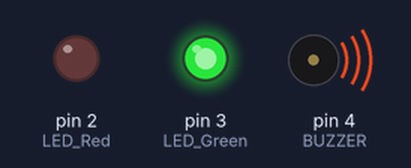
This sketch was run on a simulated Arduino Uno, built with avr-gcc and run on an emulated ATmega328P. On the bench: output pins drawn as LEDs (lit = HIGH), buzzer (waves = sounding, pin HIGH).

Above: at 0.1 s.
At 0.6 s:
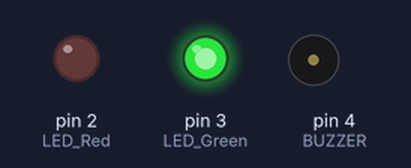
At 5.1 s:
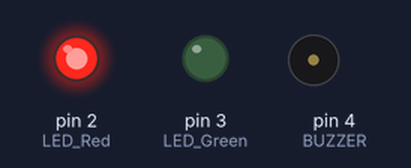
At 10.1 s:
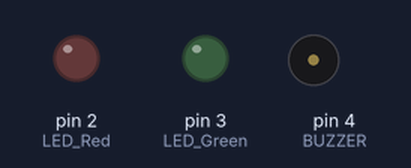
Timing chart, 0 to 11.6 s (numbered marks = the images above):
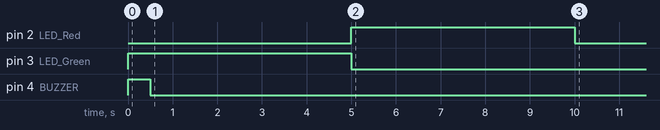

The sketch:

ArduinoGateKeeper.ino
```cpp
#define LED_Red 2
#define LED_Green 3
#define BUZZER 4

void setup() {
  // put your setup code here, to run once:
  pinMode(LED_Red, OUTPUT);
  pinMode(LED_Green, OUTPUT);
  pinMode(BUZZER, OUTPUT);
  grantAccess();
  denyAccess();

}

void grantAccess() {
  digitalWrite(LED_Green, HIGH);
  digitalWrite(BUZZER, HIGH);
  delay(500);
  digitalWrite(BUZZER, LOW);
  delay(4500);
  digitalWrite(LED_Green, LOW);
}

void denyAccess() {
  digitalWrite(LED_Red, HIGH);
  delay(5000);
  digitalWrite(LED_Red, LOW);
}

void loop() {
  // put your main code here, to run repeatedly:

}
```
